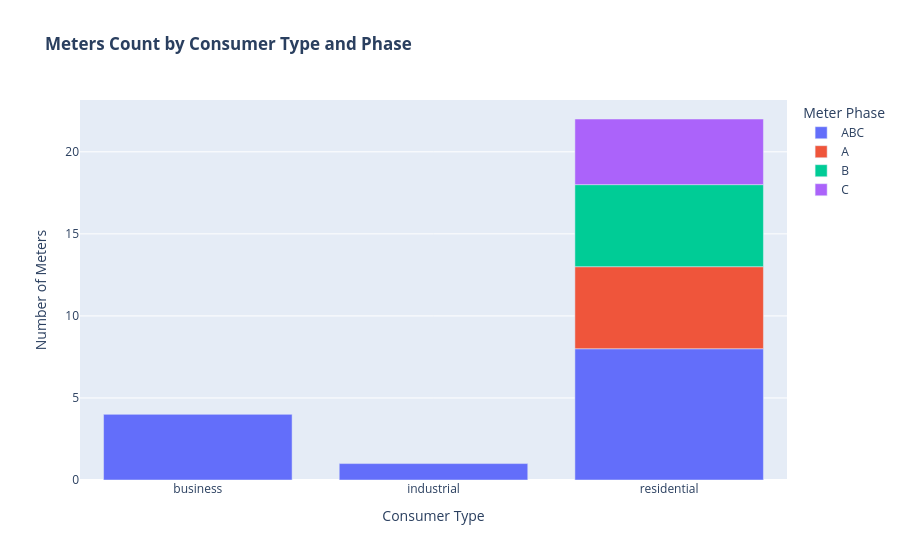

Here is the notebook cell this chart was saved with:
### Code cell
# Convert the results to a data frame.
df_meters = meters.DataFrame()

# Plot the breakdown of meters per phase and per consumer type.
fig = px.bar(
    df_meters,
    x="type_consumer",
    y="number_of_meters",
    color="phases",
    title="<b>Meters Count by Consumer Type and Phase<b>",
    labels={
        "type_consumer": "Consumer Type",
        "number_of_meters": "Number of Meters",
        "phases": "Meter Phase",
    },
)
fig.show()

### Figure 1 — Plotly figure (JSON) as saved in the notebook; plotly's stock layout.template omitted (floating-point values rounded to 4 significant figures)
{"data": [{"hovertemplate": "Meter Phase=ABC<br>Consumer Type=%{x}<br>Number of Meters=%{y}<extra></extra>", "legendgroup": "ABC", "marker": {"color": "#636efa", "pattern": {"shape": ""}}, "name": "ABC", "orientation": "v", "showlegend": true, "textposition": "auto", "type": "bar", "x": ["business", "industrial", "residential"], "xaxis": "x", "y": [4, 1, 8], "yaxis": "y"}, {"hovertemplate": "Meter Phase=A<br>Consumer Type=%{x}<br>Number of Meters=%{y}<extra></extra>", "legendgroup": "A", "marker": {"color": "#EF553B", "pattern": {"shape": ""}}, "name": "A", "orientation": "v", "showlegend": true, "textposition": "auto", "type": "bar", "x": ["residential"], "xaxis": "x", "y": [5], "yaxis": "y"}, {"hovertemplate": "Meter Phase=B<br>Consumer Type=%{x}<br>Number of Meters=%{y}<extra></extra>", "legendgroup": "B", "marker": {"color": "#00cc96", "pattern": {"shape": ""}}, "name": "B", "orientation": "v", "showlegend": true, "textposition": "auto", "type": "bar", "x": ["residential"], "xaxis": "x", "y": [5], "yaxis": "y"}, {"hovertemplate": "Meter Phase=C<br>Consumer Type=%{x}<br>Number of Meters=%{y}<extra></extra>", "legendgroup": "C", "marker": {"color": "#ab63fa", "pattern": {"shape": ""}}, "name": "C", "orientation": "v", "showlegend": true, "textposition": "auto", "type": "bar", "x": ["residential"], "xaxis": "x", "y": [4], "yaxis": "y"}], "layout": {"barmode": "relative", "legend": {"title": {"text": "Meter Phase"}, "tracegroupgap": 0}, "title": {"text": "<b>Meters Count by Consumer Type and Phase<b>"}, "xaxis": {"anchor": "y", "domain": [0.0, 1.0], "title": {"text": "Consumer Type"}}, "yaxis": {"anchor": "x", "domain": [0.0, 1.0], "title": {"text": "Number of Meters"}}}}
